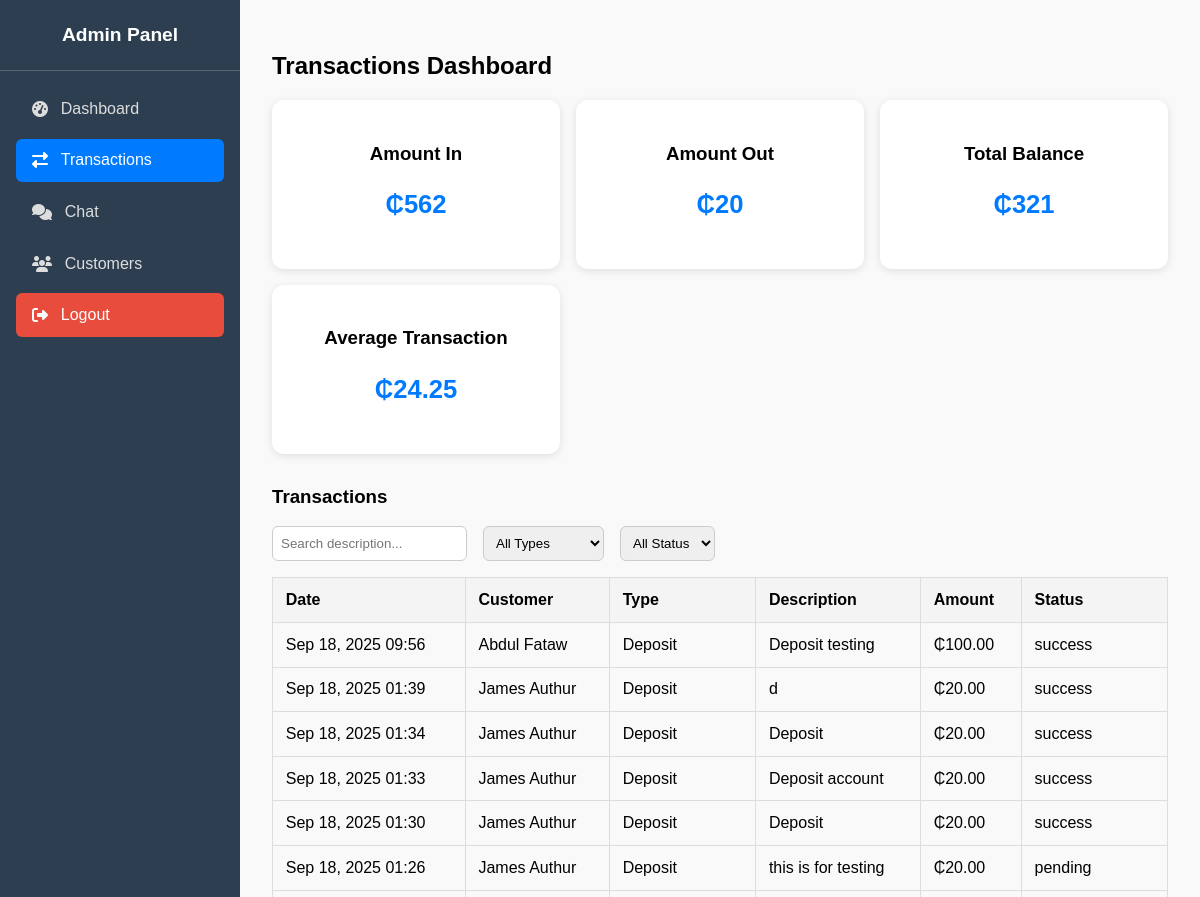
Before: /transactions/dashboard/ (upper part) with the older database file.
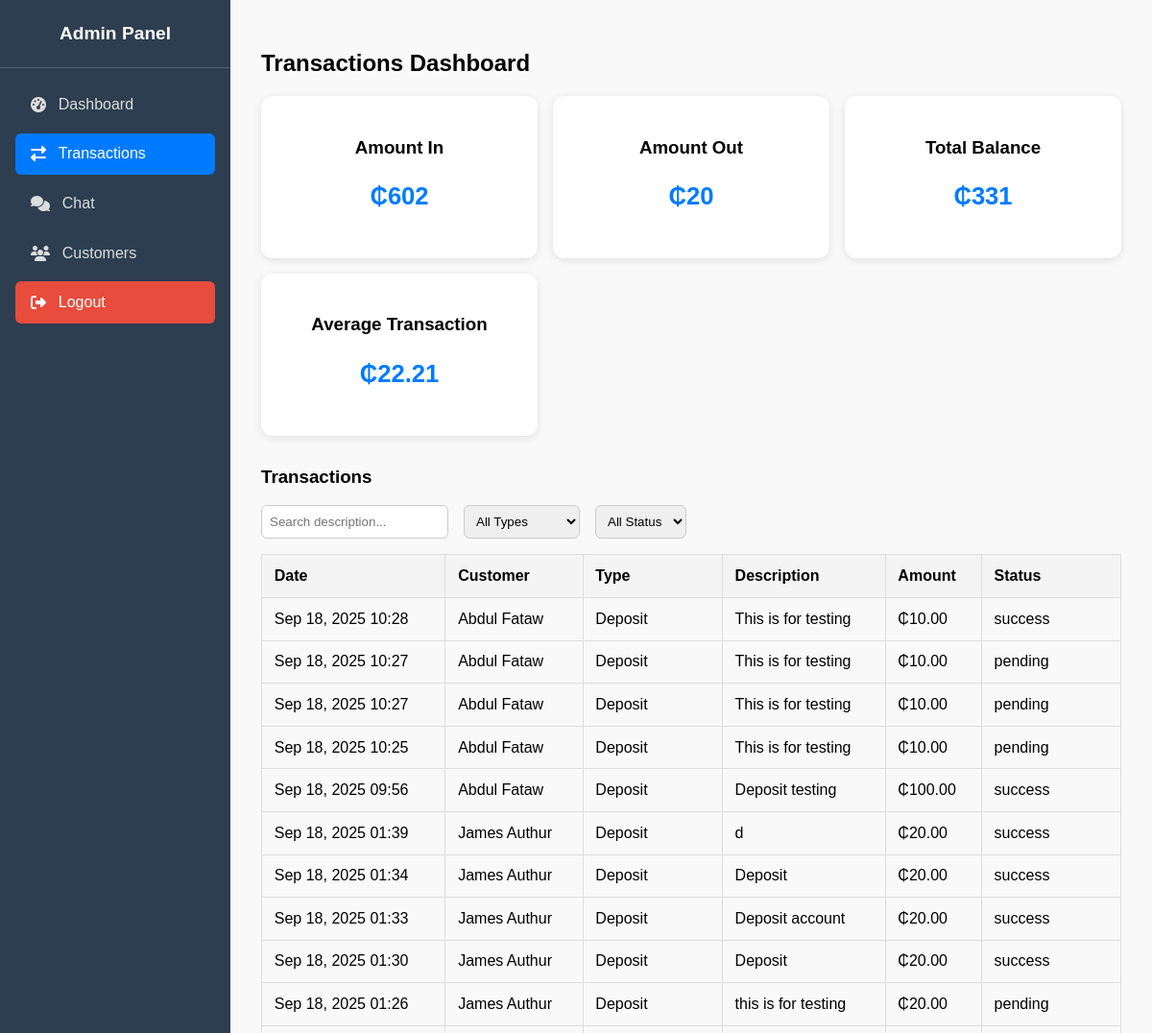
After: the same page with the newer database file.
### bank/models.py (models this page shows, shortened)
class Transaction(TimeBaseModel):
    TRANSACTION_TYPES = [
        ("TRANSFER", "Bank Transfer"),
        ("MOBILE_MONEY", "Mobile Money"),
        ("DEPOSIT", "Deposit"),
        ("WITHDRAWAL", "Withdrawal"),
        ("BILL_PAYMENT", "Bill Payment"),
    ]
    STATUS_CHOICES = [
        ("pending", "pending"),
        ("success", "success"),
        ("failed", "Failed"),
    ]
    customer = models.ForeignKey(
        Customer, on_delete=models.CASCADE, null=True, blank=True
    )
    transaction_id = models.CharField(
        max_length=30, unique=True, null=True, blank=True
    )
    transaction_type = models.CharField(max_length=20, choices=TRANSACTION_TYPES)
    amount = models.DecimalField(max_digits=15, decimal_places=2)
    currency = models.CharField(max_length=3, default="GHS")
    sender_account = models.ForeignKey(
        Account, on_delete=models.PROTECT,
        related_name="sent_transactions",
        null=True, blank=True
    )
    recipient_account = models.ForeignKey(
        Account, on_delete=models.PROTECT,
        related_name="received_transactions",
        null=True, blank=True,
    )
    recipient_number = models.CharField(max_length=20, null=True, blank=True)
    network = models.CharField(max_length=50, null=True, blank=True)
    bill_type = models.CharField(max_length=100, null=True, blank=True)
    recipient_account_number = models.CharField(max_length=50, null=True, blank=True)
    description = models.TextField(null=True, blank=True)
    status = models.CharField(max_length=10, choices=STATUS_CHOICES, default="COMPLETED")
    timestamp = models.DateTimeField(auto_now_add=True)
    class Meta:
        ordering = ["-timestamp"]

class Customer(TimeBaseModel):
    user = models.OneToOneField(User, on_delete=models.CASCADE, related_name="customer_profile", null=True, blank=True)
    username = models.CharField(max_length=100)
    full_name = models.CharField(max_length=100)
    id_card = models.CharField(max_length=100, null=True, blank=True)
    image = models.ImageField(null=True, blank=True)
    is_biometric_enabled = models.BooleanField(default=False)

### bank/views.py (the view)
def transactions_dashboard(request):
    amount_in = Transaction.objects.filter(
        transaction_type__in=["DEPOSIT", "TRANSFER", "MOBILE_MONEY"]
    ).aggregate(total=Sum("amount"))["total"] or 0
    amount_out = Transaction.objects.filter(
        transaction_type__in=["WITHDRAWAL", "BILL_PAYMENT"]
    ).aggregate(total=Sum("amount"))["total"] or 0
    total_balance = Account.objects.aggregate(total=Sum("balance"))["total"] or 0
    average_transaction = Transaction.objects.aggregate(avg=Avg("amount"))["avg"] or 0
    transactions = Transaction.objects.select_related("customer").all()
    return render(request, "dash/transactions_dashboard.html", {
        "amount_in": amount_in,
        "amount_out": amount_out,
        "total_balance": total_balance,
        "average_transaction": average_transaction,
        "transactions": transactions,
    })

### templates/dash/transactions_dashboard.html (shortened to what this page needs)
{% extends "dash/base.html" %}
{% block content %}
<main class="main-content">
    <header class="main-header">
        <h2>Transactions Dashboard</h2>
    </header>
    <section class="analytics-cards">
        <div class="card">
            <h3>Amount In</h3>
            <p>₵{{ amount_in }}</p>
        </div>
        <div class="card">
            <h3>Amount Out</h3>
            <p>₵{{ amount_out }}</p>
        </div>
        <div class="card">
            <h3>Total Balance</h3>
            <p>₵{{ total_balance }}</p>
        </div>
        <div class="card">
            <h3>Average Transaction</h3>
            <p>₵{{ average_transaction|floatformat:2 }}</p>
        </div>
    </section>
    <section class="dashboard-section">
        <h3>Transactions</h3>
        <div class="filters">
            <input type="text" id="searchInput" placeholder="Search description...">
            <select id="typeFilter">
                <option value="">All Types</option>
            </select>
            <select id="statusFilter">
                <option value="">All Status</option>
            </select>
        </div>
        <table class="transactions-table" id="transactionsTable">
            <thead>
                <tr>
                    <th>Date</th>
                    <th>Customer</th>
                    <th>Type</th>
                    <th>Description</th>
                    <th>Amount</th>
                    <th>Status</th>
                </tr>
            </thead>
            <tbody>
                {% for tx in transactions %}
                <tr>
                    <td>{{ tx.timestamp|date:"M d, Y H:i" }}</td>
                    <td>{{ tx.customer.full_name }}</td>
                    <td>{{ tx.get_transaction_type_display }}</td>
                    <td>{{ tx.description|default:"-" }}</td>
                    <td>₵{{ tx.amount }}</td>
                    <td>{{ tx.status }}</td>
                </tr>
                {% empty %}
                <tr><td colspan="6" style="text-align:center;">No transactions found.</td></tr>
                {% endfor %}
            </tbody>
        </table>
    </section>
</main>
{% endblock %}

Changed rows visible on the page:
added Transaction: timestamp "Sep 18, 2025 10:28", customer.full_name "Abdul Fataw", transaction_type "Deposit", description "This is for testing", amount "10.00", status "success"
added Transaction: timestamp "Sep 18, 2025 10:27", customer.full_name "Abdul Fataw", transaction_type "Deposit", description "This is for testing", amount "10.00", status "pending"
added Transaction: timestamp "Sep 18, 2025 10:27", customer.full_name "Abdul Fataw", transaction_type "Deposit", description "This is for testing", amount "10.00", status "pending"
added Transaction: timestamp "Sep 18, 2025 10:25", customer.full_name "Abdul Fataw", transaction_type "Deposit", description "This is for testing", amount "10.00", status "pending"
Other visible differences:
{{ amount_in }}: "562" → "602"
{{ total_balance }}: "321" → "331"
{{ average_transaction|floatformat:2 }}: "24.25" → "22.21"
